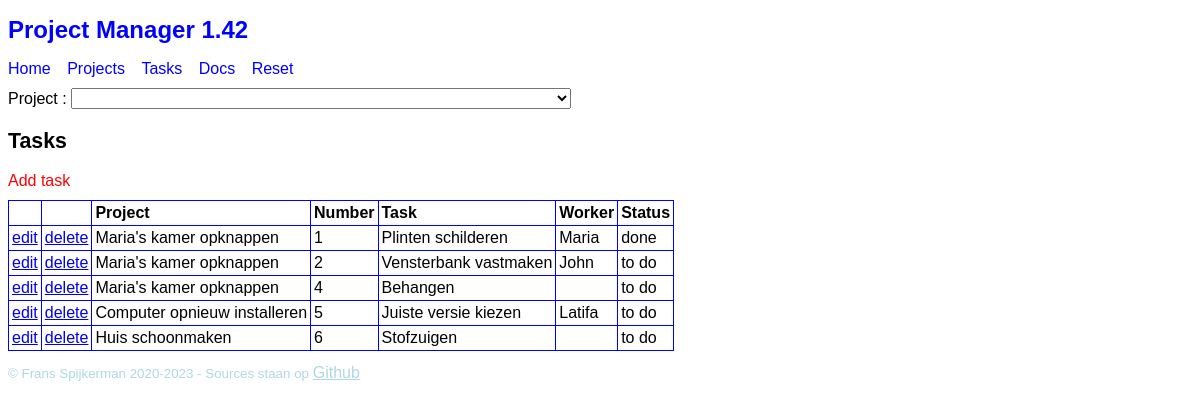
The page /?view=TaskList on the database its author committed.
### tables this page shows
CREATE TABLE `TM1_Task` (
  `projectId` int(11) NOT NULL,
  `taskNumber` int(11) NOT NULL,
  `title` varchar(40) DEFAULT NULL,
  `description` text DEFAULT NULL,
  `worker` varchar(40) DEFAULT NULL,
  `status` varchar(20) DEFAULT NULL,
  CONSTRAINT PRIMARY KEY (`projectId`, `taskNumber`),
  CONSTRAINT FOREIGN KEY (`projectId`) REFERENCES `TM1_Project` (`projectId`) ON DELETE CASCADE
);

CREATE TABLE `TM1_Project` (
  `projectId` int(11) PRIMARY KEY AUTO_INCREMENT,
  `title` varchar(40) DEFAULT NULL,
  `description` text DEFAULT NULL,
  `owner` varchar(40) DEFAULT NULL
);

### framework/View.php (called while the page is built, shortened)
<?php
abstract class View {
    function __construct() {
        $this->show();
    }
}

### framework/DAO.php (called while the page is built, shortened)
<?php
require_once 'framework/SqlProvider.php';
abstract class DAO extends SqlProvider {
    private $class;
    private $object;
    private $stmt;
    function __construct($class) {
        $this->class = $class;
    }
    protected function startListSql($sql, $args = []): void {
        $this->stmt = $this->prepare($sql);
        $this->stmt->execute($args);
        $this->object = $this->stmt->fetchObject($this->class) ?: null;
    }
    function hasNext(): bool {
        return $this->object !== null;
    }
    function getNext(): Model {
        $result = $this->object;
        $this->object = $this->stmt->fetchObject($this->class) ?: null;
        return $result;
    }
}

### framework/SqlProvider.php (called while the page is built, shortened)
<?php
class SqlProvider {
    private static $pdo = null;
    private function connect($host, $dbname, $user, $pass): void {
        try {
            $dsn = "mysql:dbname=$dbname;host=$host;charset=utf8";
            self::$pdo = new PDO($dsn, $user, $pass, null);
            self::$pdo->setAttribute(PDO::ATTR_ERRMODE, PDO::ERRMODE_EXCEPTION);
        } catch (PDOException $ex) {
            die('SqlProvider connection failed: ' . $ex->getMessage());
        }
    }
    function prepare($sql) {
        return self::$pdo->prepare($sql);
    }
}

### dao/ProjectDAO.php (called while the page is built, shortened)
<?php
require_once 'framework/DAO.php';
require_once 'model/Project.php';
class ProjectDAO extends DAO {
    private static $select = 'SELECT * FROM `TM1_Project`';
    function startList(): void {
        $sql = self::$select;
        $sql .= ' ORDER BY `TM1_Project`.`projectId`';
        $this->startListSql($sql);
    }
}

### model/Project.php (called while the page is built, shortened)
<?php
class Project extends Model
{
    protected $projectId = null;
    function getProjectId()
    {
        return $this->projectId;
    }
}

### dao/TaskDAO.php (called while the page is built, shortened)
<?php
require_once 'framework/DAO.php';
require_once 'model/Task.php';
class TaskDAO extends DAO {
    private static $select = "SELECT"
            . " `TM1_Task`.*, `TM1_Project`.`title` AS `project`"
            . " FROM `TM1_Task`"
            . " LEFT JOIN `TM1_Project`"
            . " ON `TM1_Task`.`projectId` = `TM1_Project`.`projectId`";
    function startList(): void {
        $sql = self::$select;
        $sql .= " ORDER BY `TM1_Task`.`projectId`, `TM1_Task`.`taskNumber`";
        $this->startListSql($sql);
    }
}

### model/Task.php (called while the page is built, shortened)
<?php
class Task extends Model
{
    protected $projectId = null;
    protected $taskNumber = null;
    protected $title = '';
    protected $worker = '';
    protected $status = 'to do';
    protected $project = '';
    function getTaskNumber()
    {
        return $this->taskNumber;
    }
    function getProjectId()
    {
        return $this->projectId;
    }
    function getProject()
    {
        return $this->project;
    }
    function getTitle()
    {
        return $this->title;
    }
    function getWorker()
    {
        return $this->worker;
    }
    function getStatus()
    {
        return $this->status;
    }
}

### view/TaskList.php (the view)
<?php
require_once 'framework/View.php';
require_once 'model/Task.php';
require_once 'dao/TaskDAO.php';
require_once 'ProjectSelector.php';
?>
<?php
class TaskList extends View {
    function show() {
        $taskDAO = new TaskDAO;
        $ps = new ProjectSelector();
        $projectId = $ps->getProjectId();
        if (empty($projectId)) {
            $taskDAO->startList();
            $projectSelected = false;
        } else {
            $taskDAO->startListForProject($projectId);
            $projectSelected = true;
        }
        ?>
        <h2>Tasks</h2>
        <nav>
            <a href="?view=TaskEdit&action=insert">Add task</a>
        </nav>
        <table>
            <tr>
                <th></th>
                <th></th>
                <?php if (!$projectSelected) { ?>
                    <th>Project</th>
                <?php } ?>
                <th>Number</th>
                <th>Task</th>
                <th>Worker</th>
                <th>Status</th>
            </tr>
            <?php
            while ($taskDAO->hasNext()) {
                $task = $taskDAO->getNext();
                ?>
                <tr>
                    <td><a href="?view=TaskEdit&action=update&projectId=<?= $task->getProjectId() ?>&taskNumber=<?= $task->getTaskNumber() ?>">edit</a></td>
                    <td><a onclick="return confirm('Zeker weten?')"
                           href="?controller=TaskController&action=delete&projectId=<?= $task->getProjectId() ?>&taskNumber=<?= $task->getTaskNumber() ?>">delete</a></td>
                        <?php if (!$projectSelected) { ?>
                        <td><?= $task->getProject() ?></td>
                    <?php } ?>
                    <td><?= $task->getTaskNumber() ?></td>
                    <td><?= $task->getTitle() ?></td>
                    <td><?= $task->getWorker() ?></td>
                    <td><?= $task->getStatus() ?></td>
                </tr>
                <?php
            }
            ?>
        </table>
        <?php
    }
}
new TaskList;

### index.php (shortened to what this page needs)
<?php
$title = 'Project Manager 1.42';
$view = filter_input(INPUT_GET, 'view');
$menu = [
    'Home' => 'Home',
    'Projects' => 'ProjectList',
    'Tasks' => 'TaskList',
    'Docs' => 'Docs',
];
?>
<!doctype html>
<html lang='nl'>
<head>
    <link rel="stylesheet" type="text/css" href="style/style.css?as">
</head>
<body>
    <header>
        <h1>
            <?= $title ?>
        </h1>
    </header>
    <nav>
        <?php foreach ($menu as $menu_item => $menu_view) { ?>
        <a href="?view=<?= $menu_view ?>">
            <?= $menu_item ?>
        </a>
        <?php } ?>
        <a href="?controller=ResetController"
            onclick="return confirm('Alle gegevens wissen en vervangen door defaults?')">
            Reset</a>
    </nav>
    <main>
        <?php
        require "view/{$view}.php";
        ?>
    </main>
    <footer>
        <p>&copy; Frans Spijkerman 2020-2023 - Sources staan op <a target="github"
                href="https://github.com/spijkerbak/project-manager-1">Github</a></p>
    </footer>
</body>
</html>

### view/ProjectSelector.php
<?php
require_once 'framework/View.php';
require_once 'model/Project.php';
require_once 'dao/ProjectDAO.php';
class ProjectSelector extends View {
    private $projectId;
    function getProjectId() {
        return $this->projectId;
    }
    function show() {
        if (!empty($_POST)) {
            $projectId = filter_input(INPUT_POST, 'projectId');
            $_SESSION['projectId'] = $projectId;
        } else if (isset($_SESSION['projectId'])) {
            $projectId = $_SESSION['projectId'];
        } else {
            $projectId = '';
        }
        $this->projectId = $projectId;
        $projectDAO = new ProjectDAO;
        $projectDAO->startList();
        ?>
        <form method="post">
            <label>Project :
                <select name="projectId" onchange="submit()">
                    <option value=""></option>
                    <?php
                    while ($projectDAO->hasNext()) {
                        $project = $projectDAO->getNext();
                        $selected = $project->getProjectId() == $projectId ? 'selected' : '';
                        echo "<option {$selected} value='{$project->getProjectId()}'>{$project->getTitle()}</option>\n";
                    }
                    ?>
                </select>
            </label>
        </form>
        <?php
    }
}

### style/style.css (style rules this page uses)
* { font-family: sans-serif; font-size: 12pt; }
h1 { font-size: 18pt; }
h2 { font-size: 16pt; }
header h1 { color: blue; }
nav { margin-top: 10px; margin-bottom: 10px; }
nav a, nav button { display: inline-block; text-decoration: none; margin: 0 12px 0 0; color: blue; }
main nav a { color: red; }
table, th, td { border: 1px solid blue; border-collapse: collapse; }
td, th { padding: 3px; }
th { text-align: left; }
form { margin-bottom: 20px; }
form label { display: block; margin-bottom: 12px; }
footer p { font-size: smaller; color: lightblue; }
footer a { color: lightblue; }
select { width: 500px; }

### rows shown on the page
tm1_task: projectId.title "Maria's kamer opknappen", taskNumber "1", title "Plinten schilderen", worker "Maria", status "done"
tm1_task: projectId.title "Maria's kamer opknappen", taskNumber "2", title "Vensterbank vastmaken", worker "John", status "to do"
tm1_task: projectId.title "Maria's kamer opknappen", taskNumber "4", title "Behangen", status "to do"
tm1_task: projectId.title "Computer opnieuw installeren", taskNumber "5", title "Juiste versie kiezen", worker "Latifa", status "to do"
tm1_task: projectId.title "Huis schoonmaken", taskNumber "6", title "Stofzuigen", status "to do"

### other values the page prints
$title "Project Manager 1.42"
$menu_item "Home"
$menu_item "Projects"
$menu_item "Tasks"
$menu_item "Docs"
